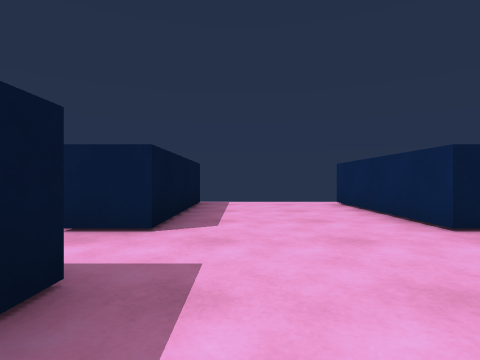
view 1 (above)

12 first-person views from a walk through a scene from a Unity 3-D project. The camera is 0.57 m above the floor, looks level and sees 80° across. The floor is counted in squares, 1 m on a side. Each view is taken from the middle of a square. On the plan, view 1 faces up. The plan holds only what a view shows up to about 9 squares ahead; the rest is blank. The place goes on beyond the plan. The player is left out.

view 2
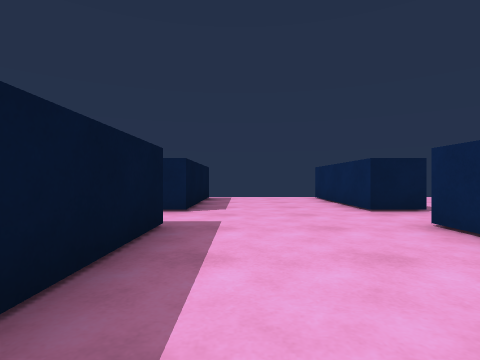

view 3
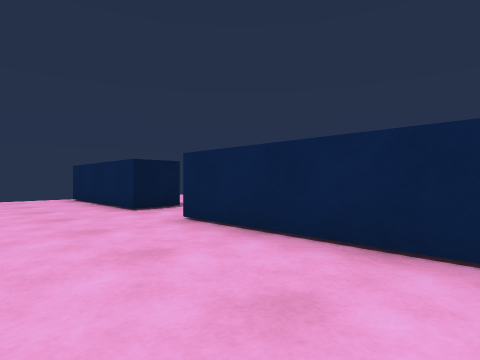

view 4
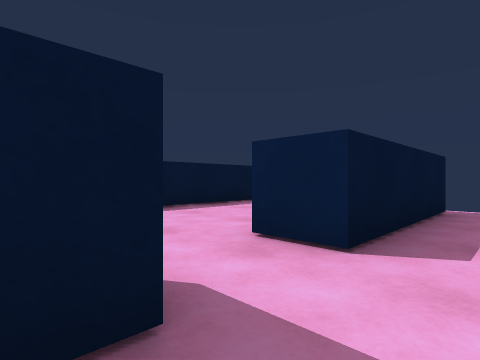

view 5
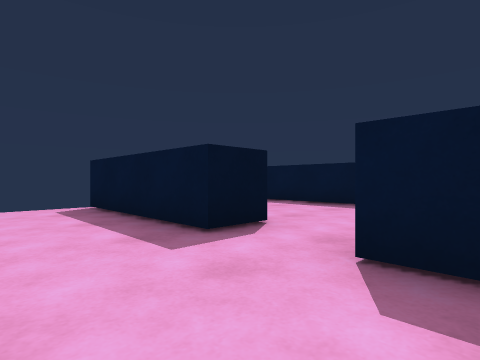

view 6
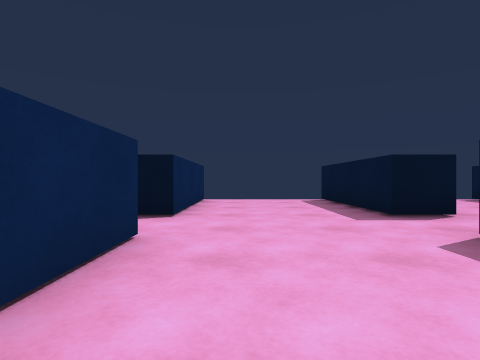

view 7
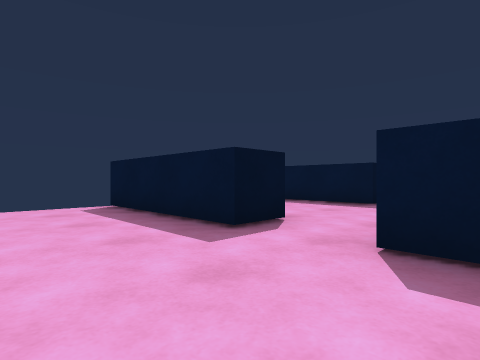

view 8
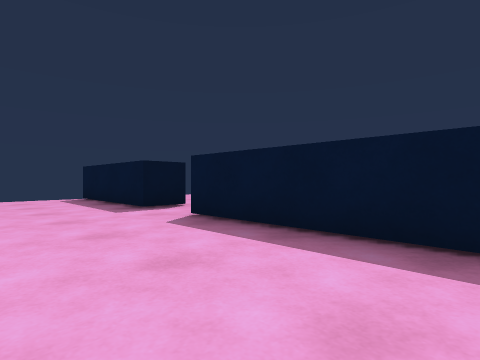

view 9
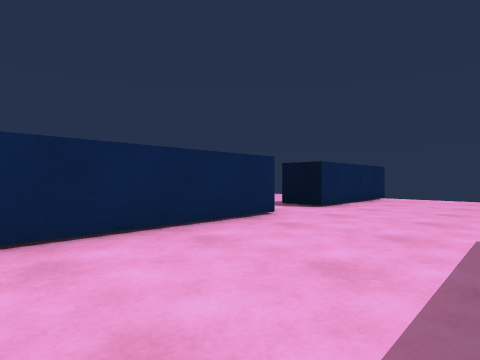

view 10
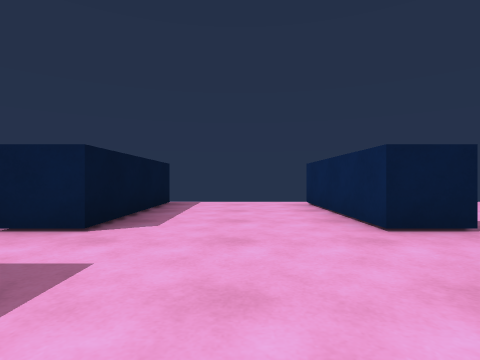

view 11
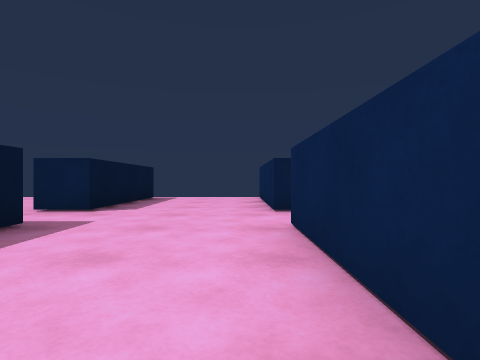

view 12
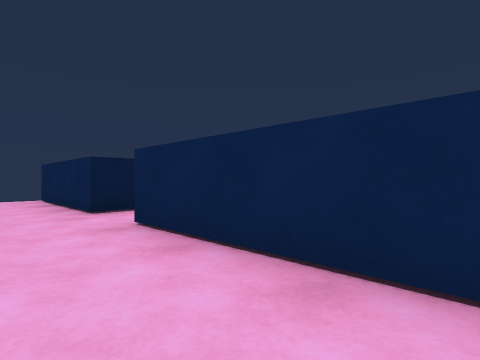

### Floor plan
Points are (right, up) in squares from view 1. A wall is a line through its corners. A room is listed if a view was taken in it or the views show most of it. See-through windows are left out.
Room 1 (views 1, 2, 3, 4, 5)
walls: (2.4, 3.2) (2.4, 7); (-2, 1.6) (-1, 1.6) (-1, -2.2); (2.4, -1.9) (2.4, 1.6); (-1, 7) (-1, 3.2) (-2, 3.2)
ways out: opening at (-1.5, 2) to room 2; opening at (3, 2.5); gap at (3, 7)
Room 2 (views 6, 7, 9)
walls: (-2, 3.2) (-2, 6.8); (-6.4, 1.6) (-5.4, 1.6) (-5.4, -2.2); (-5.4, 6.9) (-5.4, 3.2) (-6.4, 3.2); (-2, -2.2) (-2, 1.6)
ways out: opening at (-1.5, 2) to room 1; opening at (-6, 2.5) to room 3; gap at (-6, 7) to room 3
Room 3 (views 8, 10, 11, 12)
walls: (-6.4, 3.2) (-6.4, 7); (-10.8, 1.6) (-9.7, 1.6) (-9.7, -2.2); (-9.7, 7) (-9.7, 3.2) (-10.8, 3.2); (-6.4, -1.9) (-6.4, 1.6)
ways out: opening at (-6, 2.5) to room 2; gap at (-6, 7) to room 2; opening at (-10, 2.5); gap at (-10, 7)

Where each view was taken, in squares from view 1:
view 1: 0 up, 0 right, facing up
view 2: 2 down, 0 right, facing up
view 3: 2 down, 0 right, facing up-right
view 4: 1 up, 0 right, facing up-left
view 5: 4 up, 1 right, facing down-left
view 6: 6 up, 3 left, facing down
view 7: 4 up, 3 left, facing down-left
view 8: 7 up, 7 left, facing down-left
view 9: 7 up, 5 left, facing down-right
view 10: 0 up, 8 left, facing up
view 11: 2 down, 7 left, facing up
view 12: 2 down, 8 left, facing up-right
